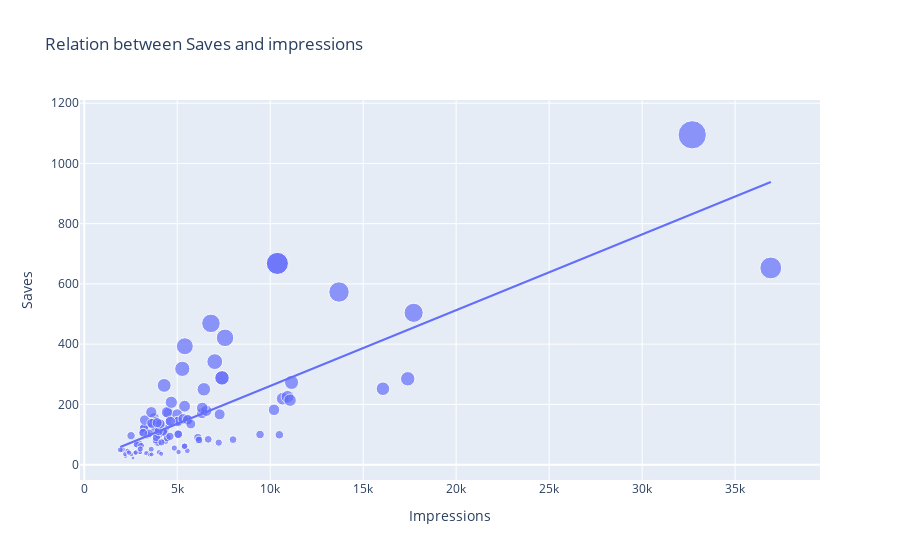

Write notebook code for a chart like this one.
### Code cell
figure = px.scatter(data_frame=data,x="Impressions",y="Saves",size="Saves",trendline="ols",title="Relation between Saves and impressions")
figure.show()
